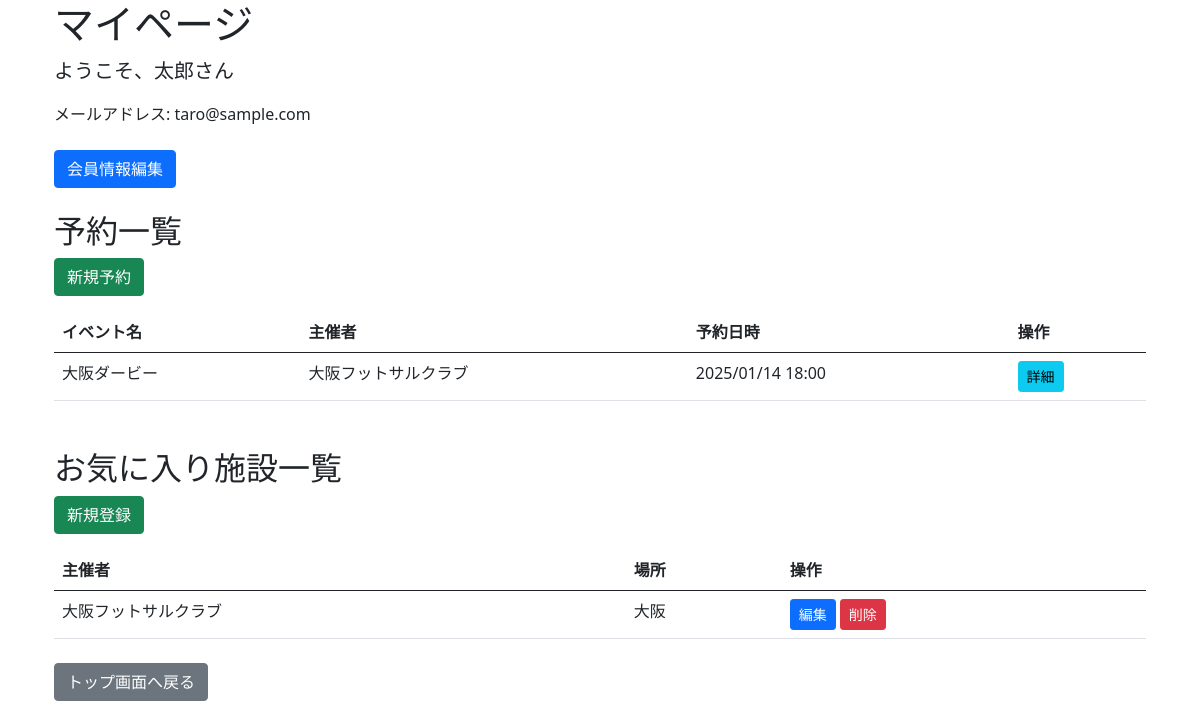
Screenshot of /users/5/ with the database file from the repository.
### users/models.py (models this page shows, shortened)
class User(models.Model):
    name = models.CharField(max_length=200)
    furigana = models.CharField(max_length=200)
    email = models.EmailField(max_length=200, unique=True)
    password = models.CharField(max_length=200)
    phone_number = models.CharField(max_length=200, null=True, blank=True)
    gender = models.CharField(max_length=200, null=True, blank=True)
    birth_date = models.DateField(null=True, blank=True)
    created_at = models.DateTimeField(default=timezone.now)
    updated_at = models.DateTimeField(auto_now=True)

class Reservation(models.Model):
    user = models.ForeignKey(User, on_delete=models.CASCADE, related_name='reservations')
    event = models.ForeignKey(Event, on_delete=models.SET_NULL, null=True, blank=True)
    created_at = models.DateTimeField(default=timezone.now)
    updated_at = models.DateTimeField(auto_now=True)
    class Meta:
        ordering = ['-created_at']

class Event(models.Model):
    facility = models.ForeignKey(Facility, on_delete=models.CASCADE, related_name='events')
    event_name = models.CharField(max_length=200)
    event_date = models.DateField()
    start_time = models.TimeField()
    level_class = models.CharField(max_length=100)
    category = models.CharField(max_length=100)
    capacity = models.IntegerField()
    created_at = models.DateTimeField(default=timezone.now)
    updated_at = models.DateTimeField(auto_now=True)

class Facility(models.Model):
    court_name = models.CharField(max_length=200)
    location = models.CharField(max_length=200)

class FavoriteFacility(models.Model):
    user = models.ForeignKey(User, on_delete=models.CASCADE, related_name='favorite_facilities')
    facility = models.ForeignKey(Facility, on_delete=models.CASCADE)
    created_at = models.DateTimeField(default=timezone.now)
    class Meta:
        unique_together = ['user', 'facility']

### users/views.py (the view)
# urls.py: path('users/<int:user_id>/', views.mypage, name='mypage'),
def mypage(request, user_id):
    user = get_object_or_404(User, pk=user_id)
    reservations = Reservation.objects.filter(user=user).order_by('event__event_date', 'event__start_time')
    favorite_facilities = FavoriteFacility.objects.filter(user=user).order_by('created_at')
    return render(request, 'users/mypage.html', {
        'user': user,
        'reservations': reservations,
        'favorite_facilities': favorite_facilities
    })

### users/templates/users/mypage.html (shortened to what this page needs)
{% extends 'users/base.html' %}
{% load django_bootstrap5 %}
{% block content %}
    <div class="container">
        <div class="user-header mb-4">
            <h1>マイページ</h1>
            {% if user %}
                <div class="user-info">
                    <p class="lead">ようこそ、{{ user.name }}さん</p>
                    <p>メールアドレス: {{ user.email }}</p>
                </div>
            {% endif %}
        </div>
        <div class="user-actions mb-4">
            <a href="{% url 'users:user_edit' user.id %}" class="btn btn-primary">会員情報編集</a>
        </div>
        <div class="reservations">
            <h2>予約一覧</h2>
            <a href="{% url 'users:reservation_new' user.id %}" class="btn btn-success mb-3">新規予約</a>
            {% if reservations %}
                <table class="table">
                    <thead>
                        <tr>
                            <th>イベント名</th>
                            <th>主催者</th>
                            <th>予約日時</th>
                            <th>操作</th>
                        </tr>
                    </thead>
                    <tbody>
                        {% for reservation in reservations %}
                            {% if reservation.event %}
                                <tr>
                                    <td>{{ reservation.event.event_name }}</td>
                                    <td>{{ reservation.event.facility.court_name }}</td>
                                    <td>{{ reservation.event.event_date|date:"Y/m/d" }} {{ reservation.event.start_time|time:"H:i" }}</td>
                                    <td>
                                        <a href="{% url 'users:event_detail' reservation.event.pk %}" class="btn btn-info btn-sm">詳細</a>
                                    </td>
                                </tr>
                            {% endif %}
                        {% endfor %}
                    </tbody>
                </table>
            {% else %}
                <p>予約はありません。</p>
            {% endif %}
        </div>
        <div class="favorite-facilities mt-5">
            <h2>お気に入り施設一覧</h2>
            <a href="{% url 'users:favorite_facility_new' user.id %}" class="btn btn-success mb-3">新規登録</a>
            {% if favorite_facilities %}
                <table class="table">
                    <thead>
                        <tr>
                            <th>主催者</th>
                            <th>場所</th>
                            <th>操作</th>
                        </tr>
                    </thead>
                    <tbody>
                        {% for favorite in favorite_facilities %}
                            <tr>
                                <td>{{ favorite.facility.court_name }}</td>
                                <td>{{ favorite.facility.location }}</td>
                                <td>
                                    <a href="{% url 'users:favorite_facility_edit' user.id favorite.pk %}" class="btn btn-primary btn-sm">編集</a>
                                    <form method="post" action="{% url 'users:favorite_facility_delete' user.id favorite.pk %}" style="display: inline;">
                                        <button type="submit" class="btn btn-danger btn-sm" onclick="return confirm('このお気に入りを削除しますか？')">削除</button>
                                    </form>
                                </td>
                            </tr>
                        {% endfor %}
                    </tbody>
                </table>
            {% else %}
                <p>お気に入り施設はありません。</p>
            {% endif %}
        </div>
        <div class="mt-4">
            <a href="{% url 'users:index' %}" class="btn btn-secondary">トップ画面へ戻る</a>
        </div>
    </div>
{% endblock %}

### rows the page displays
User: name "太郎", email "taro@sample.com"
Reservation: event.event_name "大阪ダービー", event.facility.court_name "大阪フットサルクラブ", event.event_date "2025/01/14", event.start_time "18:00"
FavoriteFacility: facility.court_name "大阪フットサルクラブ", facility.location "大阪"
